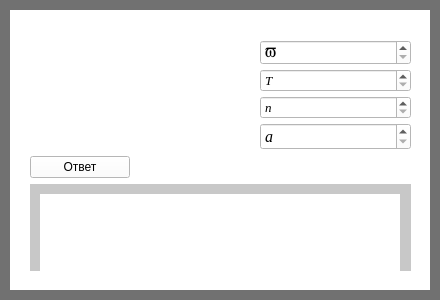
       <widget class="QWidget" name="widget_7" native="true">
        <property name="geometry">
         <rect>
          <x>0</x>
          <y>320</y>
          <width>440</width>
          <height>300</height>
         </rect>
        </property>
        <property name="minimumSize">
         <size>
          <width>440</width>
          <height>300</height>
         </size>
        </property>
        <property name="maximumSize">
         <size>
          <width>440</width>
          <height>300</height>
         </size>
        </property>
        <property name="styleSheet">
         <string notr="true">background-color: rgb(0, 0, 0);
background-color: rgb(113, 113, 113);</string>
        </property>
        <widget class="QWidget" name="widget_8" native="true">
         <property name="geometry">
          <rect>
           <x>10</x>
           <y>10</y>
           <width>420</width>
           <height>280</height>
          </rect>
         </property>
         <property name="minimumSize">
          <size>
           <width>420</width>
           <height>280</height>
          </size>
         </property>
         <property name="maximumSize">
          <size>
           <width>16777215</width>
           <height>280</height>
          </size>
         </property>
         <property name="styleSheet">
          <string notr="true">background-color: rgb(255, 255, 255);</string>
         </property>
         <widget class="QWidget" name="verticalLayoutWidget_21">
          <property name="geometry">
           <rect>
            <x>20</x>
            <y>20</y>
            <width>381</width>
            <height>241</height>
           </rect>
          </property>
          <layout class="QVBoxLayout" name="verticalLayout_24">
           <property name="topMargin">
            <number>10</number>
           </property>
           <item>
            <layout class="QHBoxLayout" name="horizontalLayout_12">
             <property name="spacing">
              <number>50</number>
             </property>
             <item>
              <widget class="QLabel" name="label_23">
               <property name="minimumSize">
                <size>
                 <width>180</width>
                 <height>0</height>
                </size>
               </property>
               <property name="styleSheet">
                <string notr="true">background-color: rgb(255, 255, 255);</string>
               </property>
               <property name="text">
                <string/>
               </property>
               <property name="pixmap">
                <pixmap>D:/Downloads/2018-12-07_16-56-00.jpg</pixmap>
               </property>
              </widget>
             </item>
             <item>
              <layout class="QVBoxLayout" name="verticalLayout_18">
               <property name="spacing">
                <number>4</number>
               </property>
               <item>
                <widget class="QSpinBox" name="spinBox_13">
                 <property name="font">
                  <font>
                   <family>Symbol</family>
                   <pointsize>12</pointsize>
                   <italic>false</italic>
                  </font>
                 </property>
                 <property name="specialValueText">
                  <string>v</string>
                 </property>
                 <property name="maximum">
                  <number>1000000000</number>
                 </property>
                </widget>
               </item>
               <item>
                <widget class="QSpinBox" name="spinBox_12">
                 <property name="font">
                  <font>
                   <family>Times New Roman</family>
                   <pointsize>10</pointsize>
                   <italic>true</italic>
                  </font>
                 </property>
                 <property name="specialValueText">
                  <string>T</string>
                 </property>
                 <property name="maximum">
                  <number>1000000000</number>
                 </property>
                </widget>
               </item>
               <item>
                <widget class="QSpinBox" name="spinBox_14">
                 <property name="font">
                  <font>
                   <family>Times New Roman</family>
                   <pointsize>10</pointsize>
                   <italic>true</italic>
                  </font>
                 </property>
                 <property name="specialValueText">
                  <string>n</string>
                 </property>
                 <property name="maximum">
                  <number>1000000000</number>
                 </property>
                </widget>
               </item>
               <item>
                <widget class="QSpinBox" name="spinBox_15">
                 <property name="font">
                  <font>
                   <family>Times New Roman</family>
                   <pointsize>12</pointsize>
                   <italic>true</italic>
                  </font>
                 </property>
                 <property name="specialValueText">
                  <string>a</string>
                 </property>
                 <property name="maximum">
                  <number>1000000000</number>
                 </property>
                </widget>
               </item>
              </layout>
             </item>
            </layout>
           </item>
           <item>
            <widget class="QPushButton" name="pushButton_11">
             <property name="minimumSize">
              <size>
               <width>100</width>
               <height>0</height>
              </size>
             </property>
             <property name="maximumSize">
              <size>
               <width>100</width>
               <height>16777215</height>
              </size>
             </property>
             <property name="text">
              <string>Ответ</string>
             </property>
            </widget>
           </item>
           <item>
            <widget class="QWidget" name="widget_55" native="true">
             <property name="maximumSize">
              <size>
               <width>400</width>
               <height>16777215</height>
              </size>
             </property>
             <property name="styleSheet">
              <string notr="true">background-color: rgb(200, 200, 200);</string>
             </property>
             <widget class="QLabel" name="label_20">
              <property name="geometry">
               <rect>
                <x>10</x>
                <y>10</y>
                <width>360</width>
                <height>81</height>
               </rect>
              </property>
              <property name="minimumSize">
               <size>
                <width>360</width>
                <height>0</height>
               </size>
              </property>
              <property name="maximumSize">
               <size>
                <width>360</width>
                <height>16777215</height>
               </size>
              </property>
              <property name="styleSheet">
               <string notr="true">background-color: rgb(255, 255, 255);</string>
              </property>
              <property name="text">
               <string/>
              </property>
             </widget>
            </widget>
           </item>
          </layout>
         </widget>
        </widget>
       </widget>
